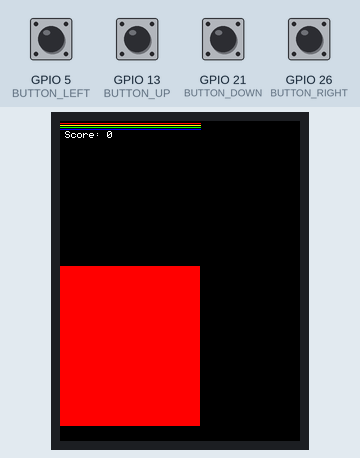
Recording of a sketch running on a simulated ESP32. Parts: 240×320 colour display. The inputs (shaded band) are chosen by the test bench; at power-on: GPIO 5 (BUTTON_LEFT), GPIO 13 (BUTTON_UP), GPIO 21 (BUTTON_DOWN), GPIO 26 (BUTTON_RIGHT) HIGH. WiFi joins after 1.5 s; servers stay silent unless stated; a WiFi scan finds three made-up networks; uploads are accepted with an empty reply; what the sketch prints to the serial monitor is not drawn.

Above: at 10.6 s.
10.7 s: GPIO 5 (BUTTON_LEFT) pulled LOW for 0.15 s
12.3 s: GPIO 13 (BUTTON_UP) pulled LOW for 0.15 s
13.9 s: GPIO 21 (BUTTON_DOWN) pulled LOW for 0.15 s
15.5 s: GPIO 26 (BUTTON_RIGHT) pulled LOW for 0.15 s
17.1 s: GPIO 5 (BUTTON_LEFT) pulled LOW for 1 s
19.6 s: GPIO 13 (BUTTON_UP) pulled LOW for 1 s
Timing chart, 0 to 22.6 s (numbered marks = the images above; inputs shaded):
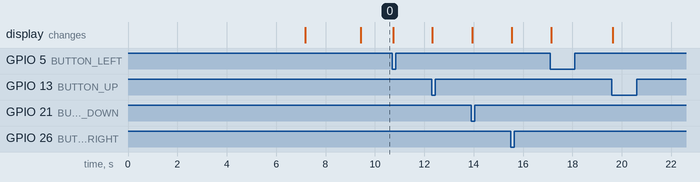

The sketch:

map_arrows.ino
```cpp
#include <WiFi.h> //Connect to WiFi Network
#include <TFT_eSPI.h>
#include <SPI.h>
#include <string.h>
#include <list>
#include <vector>
#include <ArduinoJson.h>

char network[] = "MIT";
char password[] = "";
const int RESPONSE_TIMEOUT = 6000; //ms to wait for response from host
const uint16_t OUT_BUFFER_SIZE = 3000; //size of buffer to hold HTTP response
char host[] = "608dev-2.net";


const int BUTTON_UP = 13;
const int BUTTON_RIGHT = 26;
const int BUTTON_DOWN = 21;
const int BUTTON_LEFT = 5;

int left_reading; // current readings for left, right, down & up buttons
int right_reading;
int up_reading;
int down_reading;
int old_left_reading;  // old readings for left, right, down, & up buttons
int old_right_reading; // to see if their state changes (button pressed)
int old_up_reading;
int old_down_reading;
int current_score;
int prev_score;
char scoreDisplay[50];

int left_index;
int left_list_max;
int up_index;
int up_list_max;
int down_index;
int down_list_max;
int right_index;
int right_list_max;

TFT_eSPI tft = TFT_eSPI();
long timer_left;
long timer_up;
long timer_down;
long timer_right;
long start_time;

int note_speed = 5;

int left_arr[250];
std::vector<int> left_arrows_screen;

int down_arr[250];
std::vector<int> down_arrows_screen;

int up_arr[250];
std::vector<int> up_arrows_screen;

int right_arr[250];
std::vector<int> right_arrows_screen;

std::vector<int> right_list(right_arr, right_arr + sizeof(right_arr) / sizeof(int));
std::vector<int> left_list(left_arr, left_arr + sizeof(left_arr) / sizeof(int));
std::vector<int> up_list(up_arr, up_arr + sizeof(up_arr) / sizeof(int));
std::vector<int> down_list(down_arr, down_arr + sizeof(down_arr) / sizeof(int));

void setup() {
  Serial.begin(115200); //for debugging if needed.

  while (!Serial);
  int n = WiFi.scanNetworks();
  Serial.println("scan done");
  if (n == 0) {
    Serial.println("no networks found");
  } else {
    //    Serial.print(n);
    //    Serial.println(" networks found");
    for (int i = 0; i < n; ++i) {
      //      Serial.printf("%d: %s, Ch:%d (%ddBm) %s ", i + 1, WiFi.SSID(i).c_str(), WiFi.channel(i), WiFi.RSSI(i), WiFi.encryptionType(i) == WIFI_AUTH_OPEN ? "open" : "");
      uint8_t* cc = WiFi.BSSID(i);
      for (int k = 0; k < 6; k++) {
        //        Serial.print(*cc, HEX);
        //        if (k != 5) Serial.print(":");
        cc++;
      }
      //      Serial.println("");
    }
  }
  delay(100); //wait a bit (100 ms)

  WiFi.begin(network, password);

  uint8_t count = 0; //count used for Wifi check times
  Serial.print("Attempting to connect to ");
  Serial.println(network);
  while (WiFi.status() != WL_CONNECTED && count < 12) {
    delay(500);
    Serial.print(".");
    count++;
  }
  delay(2000);
  if (WiFi.isConnected()) { //if we connected then print our IP, Mac, and SSID we're on
    Serial.println("CONNECTED!");
    Serial.println(WiFi.localIP().toString() + " (" + WiFi.macAddress() + ") (" + WiFi.SSID() + ")");
    delay(500);
  } else { //if we failed to connect just Try again.
    Serial.println("Failed to Connect :/  Going to restart");
    Serial.println(WiFi.status());
    ESP.restart(); // restart the ESP (proper way)
  }

  left_index = 0;
  left_list_max = 0;
  up_index = 0;
  up_list_max = 0;
  down_index = 0;
  down_list_max = 0;
  right_index = 0;
  right_list_max = 0;

  getNotes("blammed");
  tft.init();  //init screen
  tft.setRotation(2); //adjust rotation
  tft.setTextSize(1); //default font size
  tft.fillScreen(TFT_BLACK); //fill background

  pinMode(BUTTON_LEFT, INPUT_PULLUP);
  pinMode(BUTTON_RIGHT, INPUT_PULLUP);
  pinMode(BUTTON_UP, INPUT_PULLUP);
  pinMode(BUTTON_DOWN, INPUT_PULLUP);
  current_score = 0;
  prev_score = 0;

  timer_left = millis();
  timer_up = millis();
  timer_down = millis();
  timer_right = millis();

  delay(2000);
  start_time = millis();
}

void loop() {
  tft.fillRect(0, 145, 140, 160, TFT_RED);

  tft.drawLine(0, 2, 140, 2, TFT_RED);
  tft.drawLine(0, 4, 140, 4, TFT_YELLOW);
  tft.drawLine(0, 6, 140, 6, TFT_GREEN);
  tft.drawLine(0, 8, 140, 8, TFT_BLUE);
  if (prev_score != current_score)
  {
    tft.fillRect(0, 10, 70, 40, TFT_BLACK);
    prev_score = current_score;
  }
  tft.setCursor(5, 10, 1.5);
  sprintf(scoreDisplay, "Score: %d", current_score);
  tft.println(scoreDisplay);
  hitDetection();
  beats();

}

void hitDetection()
{
  left_reading = digitalRead(BUTTON_LEFT);
  right_reading = digitalRead(BUTTON_RIGHT);
  up_reading = digitalRead(BUTTON_UP);
  down_reading = digitalRead(BUTTON_DOWN);

  if (!left_reading && old_left_reading)
  {
    if (left_arrows_screen.size() != 0)
    {
      current_score += left_arrows_screen[0];
      tft.fillTriangle(25, left_arrows_screen[0], 30, left_arrows_screen[1], 30, left_arrows_screen[2], TFT_BLACK);
      left_arrows_screen.erase (left_arrows_screen.begin(), left_arrows_screen.begin() + 3);
    }
    else
    {
      current_score -= 50;
    }
  }
  if (!down_reading && old_down_reading)
  {
    if (down_arrows_screen.size() != 0)
    {
      current_score += down_arrows_screen[0];
      tft.fillTriangle(50, down_arrows_screen[0], 45, down_arrows_screen[1], 55, down_arrows_screen[1], TFT_BLACK);
      down_arrows_screen.erase (down_arrows_screen.begin(), down_arrows_screen.begin() + 2);
    }
    else
    {
      current_score -= 50;
    }
  }
  if (!up_reading && old_up_reading)
  {
    if (up_arrows_screen.size() != 0)
    {
      current_score += up_arrows_screen[0];
      tft.fillTriangle(75, up_arrows_screen[0], 70, up_arrows_screen[1], 80, up_arrows_screen[1], TFT_BLACK);
      up_arrows_screen.erase (up_arrows_screen.begin(), up_arrows_screen.begin() + 2);
    }
    else
    {
      current_score -= 50;
    }
  }
  if (!right_reading && old_right_reading)
  {
    if (right_arrows_screen.size() != 0)
    {
      current_score += right_arrows_screen[0];
      tft.fillTriangle(100, right_arrows_screen[0], 95, right_arrows_screen[1], 95, right_arrows_screen[2], TFT_BLACK);
      right_arrows_screen.erase (right_arrows_screen.begin(), right_arrows_screen.begin() + 3);
    }
    else
    {
      current_score -= 50;
    }
  }
  old_right_reading = right_reading;
  old_left_reading = left_reading;
  old_up_reading = up_reading;
  old_down_reading = down_reading;
}

bool Contains(const std::vector<int> &list, int x)
{
  return std::find(list.begin(), list.end(), x) != list.end();
}

void beats() {
  if (left_index<left_list_max && left_list[left_index]<= millis() - start_time) {
    Serial.println("LEFT");
    left_index++;
    left_arrows_screen.push_back(10);
    left_arrows_screen.push_back(5);
    left_arrows_screen.push_back(15);

  } else {
    left_arrow();
  }

  if (down_index<down_list_max && down_list[down_index]<= millis() - start_time) {
    Serial.println("DOWN");
    down_index++;
    down_arrows_screen.push_back(15);
    down_arrows_screen.push_back(10);

  } else {
    down_arrow();
  }

  if (up_index<up_list_max && up_list[up_index]<= millis() - start_time) {
    Serial.println("UP");
    up_index++;
    up_arrows_screen.push_back(5);
    up_arrows_screen.push_back(10);

  } else {
    up_arrow();
  }

  if (right_index<right_list_max && right_list[right_index]<= millis() - start_time) {
    Serial.println("RIGHT");
    right_index++;
    right_arrows_screen.push_back(10);
    right_arrows_screen.push_back(5);
    right_arrows_screen.push_back(15);

  } else {
    right_arrow();
  }
}

void left_arrow() {
  if (millis() - timer_left > 25) {

    for (int i = 0; i < left_arrows_screen.size(); i = i + 3) {

      if (left_arrows_screen[i + 2] > 150) {
        left_arrows_screen.erase (left_arrows_screen.begin(), left_arrows_screen.begin() + 3);
        current_score -= 50;
      } else {
        left_arrows_screen[i] = left_arrows_screen[i] + 5;
        left_arrows_screen[i + 1] = left_arrows_screen[i + 1] + 5;
        left_arrows_screen[i + 2] = left_arrows_screen[i + 2] + 5;
      }
    }

    for (int i = 0; i < left_arrows_screen.size(); i = i + 3) {
      tft.fillTriangle(25, left_arrows_screen[i] - 5, 30, left_arrows_screen[i + 1] - 5, 30, left_arrows_screen[i + 2] - 5, TFT_BLACK);
      tft.fillTriangle(25, left_arrows_screen[i], 30, left_arrows_screen[i + 1], 30, left_arrows_screen[i + 2], TFT_BLUE);
    }

    timer_left = millis();
  }
}

void down_arrow() {
  if (millis() - timer_down > 25) {

    for (int i = 0; i < down_arrows_screen.size(); i = i + 2) {

      if (down_arrows_screen[i] > 150) {
        down_arrows_screen.erase (down_arrows_screen.begin(), down_arrows_screen.begin() + 2);
        current_score -= 50;
      } else {
        down_arrows_screen[i] = down_arrows_screen[i] + 5;
        down_arrows_screen[i + 1] = down_arrows_screen[i + 1] + 5;
      }
    }


    for (int i = 0; i < down_arrows_screen.size(); i = i + 2) {
      tft.fillTriangle(50, down_arrows_screen[i] - 5, 45, down_arrows_screen[i + 1] - 5, 55, down_arrows_screen[i + 1] - 5, TFT_BLACK);
      tft.fillTriangle(50, down_arrows_screen[i], 45, down_arrows_screen[i + 1], 55, down_arrows_screen[i + 1], TFT_BLUE);
    }

    timer_down = millis();
  }
}

void up_arrow() {
  if (millis() - timer_up > 25) {

    for (int i = 0; i < up_arrows_screen.size(); i = i + 2) {

      if (up_arrows_screen[i + 1] > 150) {
        up_arrows_screen.erase (up_arrows_screen.begin(), up_arrows_screen.begin() + 2);
        current_score -= 50;
      } else {
        up_arrows_screen[i] = up_arrows_screen[i] + 5;
        up_arrows_screen[i + 1] = up_arrows_screen[i + 1] + 5;
      }
    }

    for (int i = 0; i < up_arrows_screen.size(); i = i + 2) {
      tft.fillTriangle(75, up_arrows_screen[i] - 5, 70, up_arrows_screen[i + 1] - 5, 80, up_arrows_screen[i + 1] - 5, TFT_BLACK);
      tft.fillTriangle(75, up_arrows_screen[i], 70, up_arrows_screen[i + 1], 80, up_arrows_screen[i + 1], TFT_BLUE);
    }

    timer_up = millis();
  }
}

void right_arrow() {
  if (millis() - timer_right > 25) {

    for (int i = 0; i < right_arrows_screen.size(); i = i + 3) {

      if (right_arrows_screen[i + 2] > 150) {
        right_arrows_screen.erase (right_arrows_screen.begin(), right_arrows_screen.begin() + 3);
        current_score -= 50;
      } else {
        right_arrows_screen[i] = right_arrows_screen[i] + 5;
        right_arrows_screen[i + 1] = right_arrows_screen[i + 1] + 5;
        right_arrows_screen[i + 2] = right_arrows_screen[i + 2] + 5;
      }
    }

    for (int i = 0; i < right_arrows_screen.size(); i = i + 3) {
      tft.fillTriangle(100, right_arrows_screen[i] - 5, 95, right_arrows_screen[i + 1] - 5, 95, right_arrows_screen[i + 2] - 5, TFT_BLACK);
      tft.fillTriangle(100, right_arrows_screen[i], 95, right_arrows_screen[i + 1], 95, right_arrows_screen[i + 2], TFT_BLUE);
    }

    timer_right = millis();
  }
}
char note_output[4000];
StaticJsonDocument<4000> noteset;
void getNotes(char* songName) {
  char request_buffer[300];
  JsonArray notearr;
  int i = 0;
  sprintf(request_buffer, "GET /sandbox/sc/team43/fddr/get_notes.py?song=%s&note=0 HTTP/1.1\r\n", songName);
  strcat(request_buffer, "Host: 608dev-2.net\r\n");
  strcat(request_buffer, "\r\n"); //new line from header to body
  do_http_request(host, request_buffer, note_output, sizeof(note_output), RESPONSE_TIMEOUT, true);

  deserializeJson(noteset, note_output);
  notearr = noteset.as<JsonArray>();
  i = 0;
  for (JsonVariant v : notearr)
  {
    left_list[i] = v.as<int>();
    i++;
    left_list_max++;
  }
  noteset.clear();
  memset(request_buffer, 0, sizeof(request_buffer));

  sprintf(request_buffer, "GET /sandbox/sc/team43/fddr/get_notes.py?song=%s&note=1 HTTP/1.1\r\n", songName);
  strcat(request_buffer, "Host: 608dev-2.net\r\n");
  strcat(request_buffer, "\r\n"); //new line from header to body

  do_http_request("608dev-2.net", request_buffer, note_output, sizeof(note_output), RESPONSE_TIMEOUT, true);

  deserializeJson(noteset, note_output);
  notearr = noteset.as<JsonArray>();
  i = 0;
  for (JsonVariant v : notearr)
  {
    down_list[i] = v.as<int>();
    i++;
    down_list_max++;
  }
  noteset.clear();
  memset(request_buffer, 0, sizeof(request_buffer));

  sprintf(request_buffer, "GET /sandbox/sc/team43/fddr/get_notes.py?song=%s&note=2 HTTP/1.1\r\n", songName);
  strcat(request_buffer, "Host: 608dev-2.net\r\n");
  strcat(request_buffer, "\r\n"); //new line from header to body

  do_http_request("608dev-2.net", request_buffer, note_output, sizeof(note_output), RESPONSE_TIMEOUT, true);

  deserializeJson(noteset, note_output);
  notearr = noteset.as<JsonArray>();
  i = 0;
  for (JsonVariant v : notearr)
  {
    up_list[i] = v.as<int>();
    i++;
    up_list_max++;
  }
  noteset.clear();
  memset(request_buffer, 0, sizeof(request_buffer));

  sprintf(request_buffer, "GET /sandbox/sc/team43/fddr/get_notes.py?song=%s&note=3 HTTP/1.1\r\n", songName);
  strcat(request_buffer, "Host: 608dev-2.net\r\n");
  strcat(request_buffer, "\r\n"); //new line from header to body

  do_http_request("608dev-2.net", request_buffer, note_output, sizeof(note_output), RESPONSE_TIMEOUT, true);

  deserializeJson(noteset, note_output);
  notearr = noteset.as<JsonArray>();
  i = 0;
  for (JsonVariant v : notearr)
  {
    right_list[i] = v.as<int>();
    i++;
    right_list_max++;
  }
  noteset.clear();
  memset(request_buffer, 0, sizeof(request_buffer));
}

uint8_t char_append(char* buff, char c, uint16_t buff_size) {
  int len = strlen(buff);
  if (len > buff_size) return false;
  buff[len] = c;
  buff[len + 1] = '\0';
  return true;
}

void do_http_request(char* host, char* request, char* response, uint16_t response_size, uint16_t response_timeout, uint8_t serial) {
  WiFiClient client; //instantiate a client object
  if (client.connect(host, 80)) { //try to connect to host on port 80
    if (serial) Serial.print(request);//Can do one-line if statements in C without curly braces
    client.print(request);
    memset(response, 0, response_size); //Null out (0 is the value of the null terminator '\0') entire buffer
    uint32_t count = millis();
    while (client.connected()) { //while we remain connected read out data coming back
      client.readBytesUntil('\n', response, response_size);
      if (serial) Serial.println(response);
      if (strcmp(response, "\r") == 0) { //found a blank line!
        break;
      }
      memset(response, 0, response_size);
      if (millis() - count > response_timeout) break;
    }
    memset(response, 0, response_size);
    count = millis();
    while (client.available()) { //read out remaining text (body of response)
      char_append(response, client.read(), OUT_BUFFER_SIZE);
    }
    if (serial) Serial.println(response);
    client.stop();
    if (serial) Serial.println("-----------");
  } else {
    if (serial) Serial.println("connection failed :/");
    if (serial) Serial.println("wait 0.5 sec...");
    client.stop();
  }
}
```
